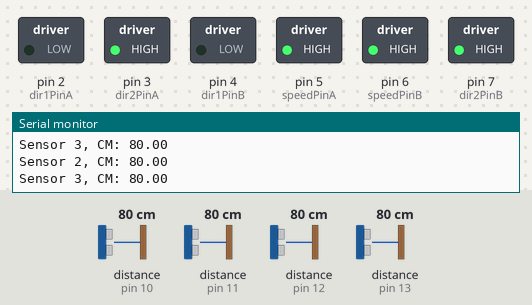
The sketch below on a simulated Arduino Uno, built with avr-gcc and run on an emulated ATmega328P. On the bench: switched loads named in the sketch (green lamp = pin HIGH), the last lines printed to the serial monitor. The test bench sets the inputs (shaded band); at power-on: distance to the obstacle (sensors on pin 11, pin 12, pin 10, pin 13) 80 cm. The echo pulse lasts 58.3 µs per cm.

Above: at 1.2 s.
1.3 s: distance to the obstacle (sensor on pin 11) set to 250 cm
4.3 s: distance to the obstacle (sensor on pin 11) set to 258 cm
At 4.7 s:
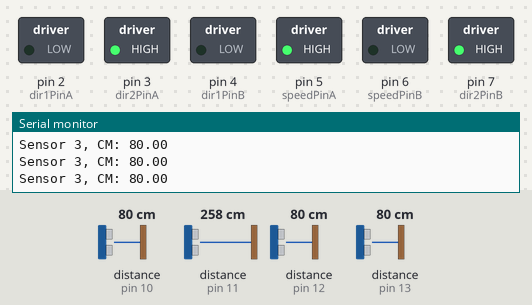
5.8 s: distance to the obstacle (sensor on pin 12) set to 250 cm
8.8 s: distance to the obstacle (sensor on pin 12) set to 258 cm
At 9.9 s:
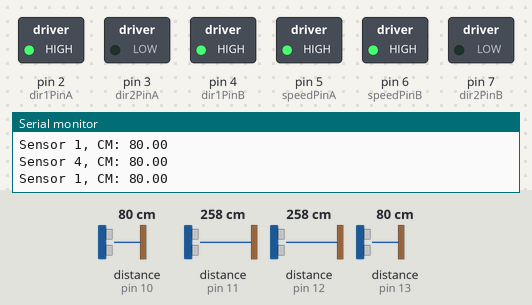
Timing chart, 0 to 11.3 s (numbered marks = the images above; inputs shaded):
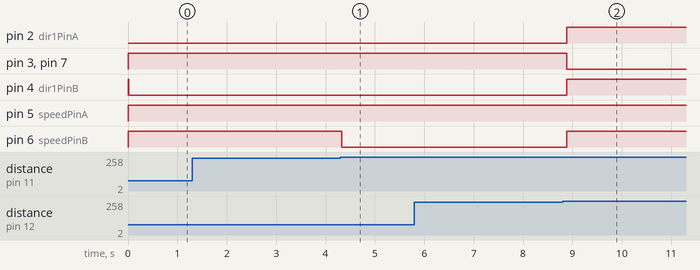

The sketch:

Arduino_Code.ino
```cpp
#include <Ultrasonic.h>
////include ultrasonic library

/////////Front Sensor
#define TRIGGER_PIN  8
#define ECHO_PIN     9

////////Left Sensor 1
#define TRIGGER_PIN1  8
#define ECHO_PIN1     10

//////////left Sensor 2
#define TRIGGER_PIN2  8
#define ECHO_PIN2     11

//////////Right Sensor 1
#define TRIGGER_PIN3  8
#define ECHO_PIN3     12

//////////Right Sensor 2
#define TRIGGER_PIN4  8
#define ECHO_PIN4     13


//////////Ultrsonic Configuration
long timeOut = 100000;
Ultrasonic ultrasonic(TRIGGER_PIN, ECHO_PIN, timeOut);

Ultrasonic ultrasonic1(TRIGGER_PIN1, ECHO_PIN1, timeOut);

Ultrasonic ultrasonic2(TRIGGER_PIN2, ECHO_PIN2, timeOut);

Ultrasonic ultrasonic3(TRIGGER_PIN3, ECHO_PIN3, timeOut);
Ultrasonic ultrasonic4(TRIGGER_PIN4, ECHO_PIN4, timeOut);

float cmMsec4,cmMsec3,cmMsec,cmMsec2,cmMsec1;
  ////Declaration of variable to scope them to GLOBAL

 int limit =255;
void setup() {
   //Initialize baud rate for serial monitoring
  Serial.begin(9600);
  pinMode(2,OUTPUT);
  pinMode(3,OUTPUT);
  pinMode(4,OUTPUT);
  pinMode(5,OUTPUT);
  pinMode(6,OUTPUT);
  pinMode(7,OUTPUT);
  pinMode(8,OUTPUT);
  pinMode(9,INPUT);
   pinMode(10,INPUT);
    pinMode(11,INPUT);
     pinMode(12,INPUT);
      pinMode(13,INPUT);


}

void loop() {
 moveforward();
    ////Obstacle Checking accross all directions

    checkleft1();
    checkright2();
while((cmMsec3 <= limit)&(cmMsec2 <=limit)){
  turnright(255);
  checkleft1();
  checkright2();
}
while(cmMsec3 <=limit) {
  turnright(0);
  checkleft1();
}

    checkleft2();
    checkright1();
while((cmMsec1 <= limit)&(cmMsec4 <=limit)) {
  turnleft(255);
  checkleft2();
  checkright1();
}
while(cmMsec1 <=limit){
  turnleft(0);
  checkright1();
}

    checkfront();
while(cmMsec <=limit){
  stop();
  checkfront();
}

}


 ////////Move forward function for the Robot
void moveforward()
{
  //Motor Initialization
    int dir1PinA = 2;
int dir2PinA = 3;
int speedPinA = 5; // Needs to be a PWM pin to be able to control motor speed

// Motor 2
int dir1PinB = 4;
int dir2PinB = 7;
int speedPinB = 6; // Needs to be a PWM pin to be able to control motor speed
 analogWrite(speedPinA, 255);
digitalWrite(dir1PinA, LOW);
digitalWrite(dir2PinA, HIGH);
analogWrite(speedPinB, 255);
digitalWrite(dir1PinB, HIGH);
digitalWrite(dir2PinB, LOW);
}

////////////Function to Turn Left
void turnleft(int speed)
{
 //Motor Initialization
    int dir1PinA = 2;
int dir2PinA = 3;
int speedPinA = 5; // Needs to be a PWM pin to be able to control motor speed

// Motor 2
int dir1PinB = 4;
int dir2PinB = 7;
int speedPinB = 6; // Needs to be a PWM pin to be able to control motor speed
 analogWrite(speedPinA, speed);
digitalWrite(dir1PinA, HIGH);
digitalWrite(dir2PinA, LOW);
analogWrite(speedPinB, 255);
digitalWrite(dir1PinB, HIGH);
digitalWrite(dir2PinB, LOW);
}
/// Funtion to Turn Right
void turnright(int speed)
{
 //Motor Initialization
    int dir1PinA = 2;
int dir2PinA = 3;
int speedPinA = 5; // Needs to be a PWM pin to be able to control motor speed

// Motor 2
int dir1PinB = 4;
int dir2PinB = 7;
int speedPinB = 6; // Needs to be a PWM pin to be able to control motor speed
 analogWrite(speedPinA, 255);
digitalWrite(dir1PinA, LOW);
digitalWrite(dir2PinA, HIGH);
analogWrite(speedPinB, speed);
digitalWrite(dir1PinB, LOW);
digitalWrite(dir2PinB, HIGH);
}

// Function to stop the Robot
void stop()
{
 //Motor Initialization
    int dir1PinA = 2;
int dir2PinA = 3;
int speedPinA = 5; // Needs to be a PWM pin to be able to control motor speed

// Motor 2
int dir1PinB = 4;
int dir2PinB = 7;
int speedPinB = 6; // Needs to be a PWM pin to be able to control motor speed
 analogWrite(speedPinA, 0);
digitalWrite(dir1PinA, 0);
digitalWrite(dir2PinA, 0);
analogWrite(speedPinB, 0);
digitalWrite(dir1PinB, 0);
digitalWrite(dir2PinB, 0);

}

///Check front distance using HC-SR04
void checkfront()
{


  cmMsec = ultrasonic.Ranging(CM);

  Serial.print("Sensor");
  Serial.print(", CM: ");
  Serial.println(cmMsec);

 }

///Check left front distance using HC-SR04
 void checkleft1()
 {

  cmMsec3 = ultrasonic3.Ranging(CM);

  Serial.print("Sensor 3");
  Serial.print(", CM: ");
  Serial.println(cmMsec3);

 }
 ///Check left back distance using HC-SR04
 void checkleft2()
 {
  cmMsec4 = ultrasonic4.Ranging(CM);

  Serial.print("Sensor 4");
  Serial.print(", CM: ");
  Serial.println(cmMsec4);

 }

 ///Check Right front distance using HC-SR04
void checkright1()
 {
  cmMsec1 = ultrasonic1.Ranging(CM);

  Serial.print("Sensor 1");
  Serial.print(", CM: ");
  Serial.println(cmMsec1);

 }

  ///Check Right back distance using HC-SR04
 void checkright2()
 {
cmMsec2 = ultrasonic2.Ranging(CM);

  Serial.print("Sensor 2");
  Serial.print(", CM: ");
  Serial.println(cmMsec2);

 }
```

Measured:
- the behaviour switches between 255 and 256 cm on distance to the obstacle (sensor on pin 11) (found by bisection; images 0 and 1)
- the behaviour switches between 255 and 256 cm on distance to the obstacle (sensor on pin 12) (found by bisection; images 1 and 2)
- after the input at 4.3 s, pin 6 (speedPinB): HIGH → LOW at once
- after the input at 8.8 s, pin 2 (dir1PinA), pin 4 (dir1PinB), pin 6 (speedPinB): LOW → HIGH after 0.08 s; pin 3 (dir2PinA), pin 7 (dir2PinB): HIGH → LOW after 0.08 s
